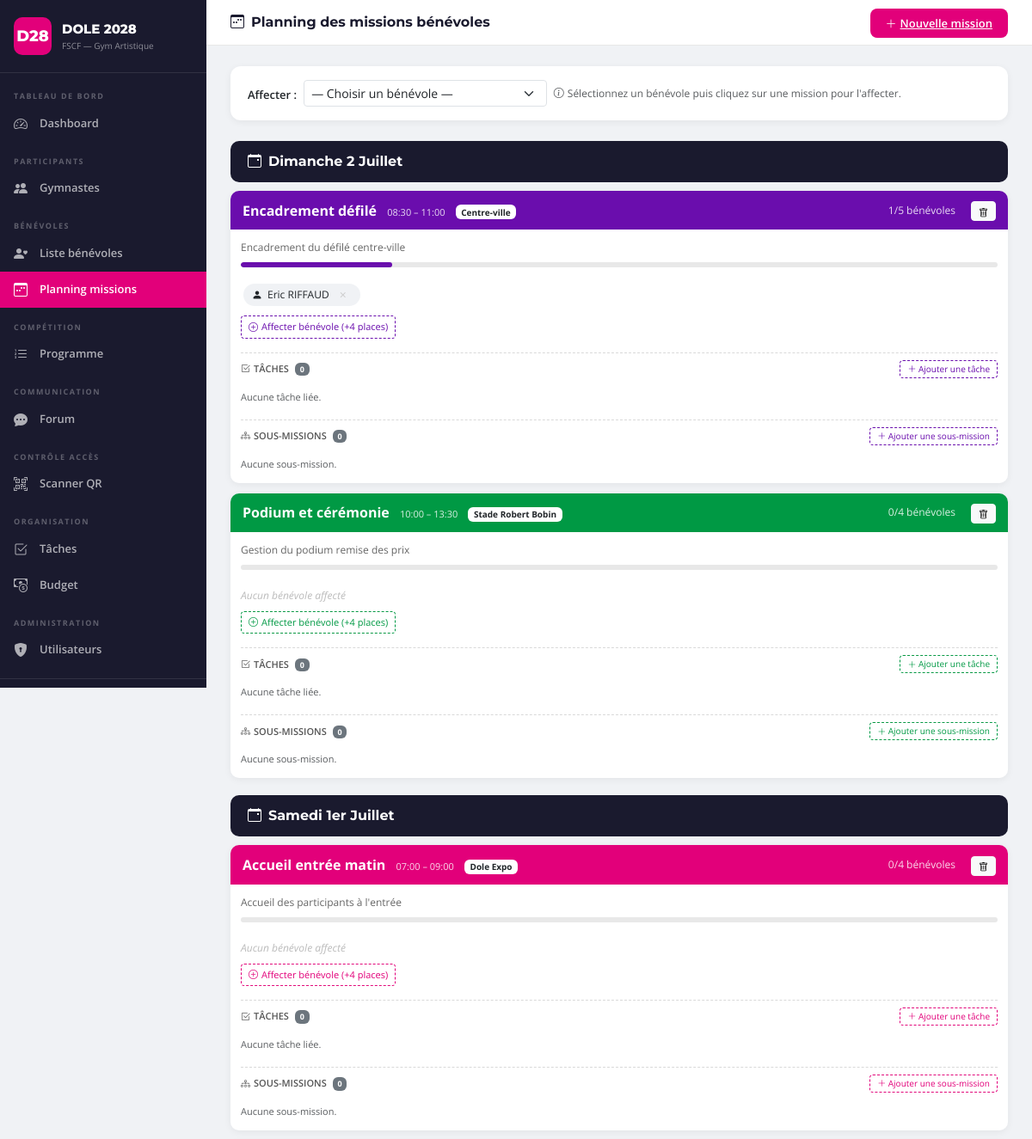
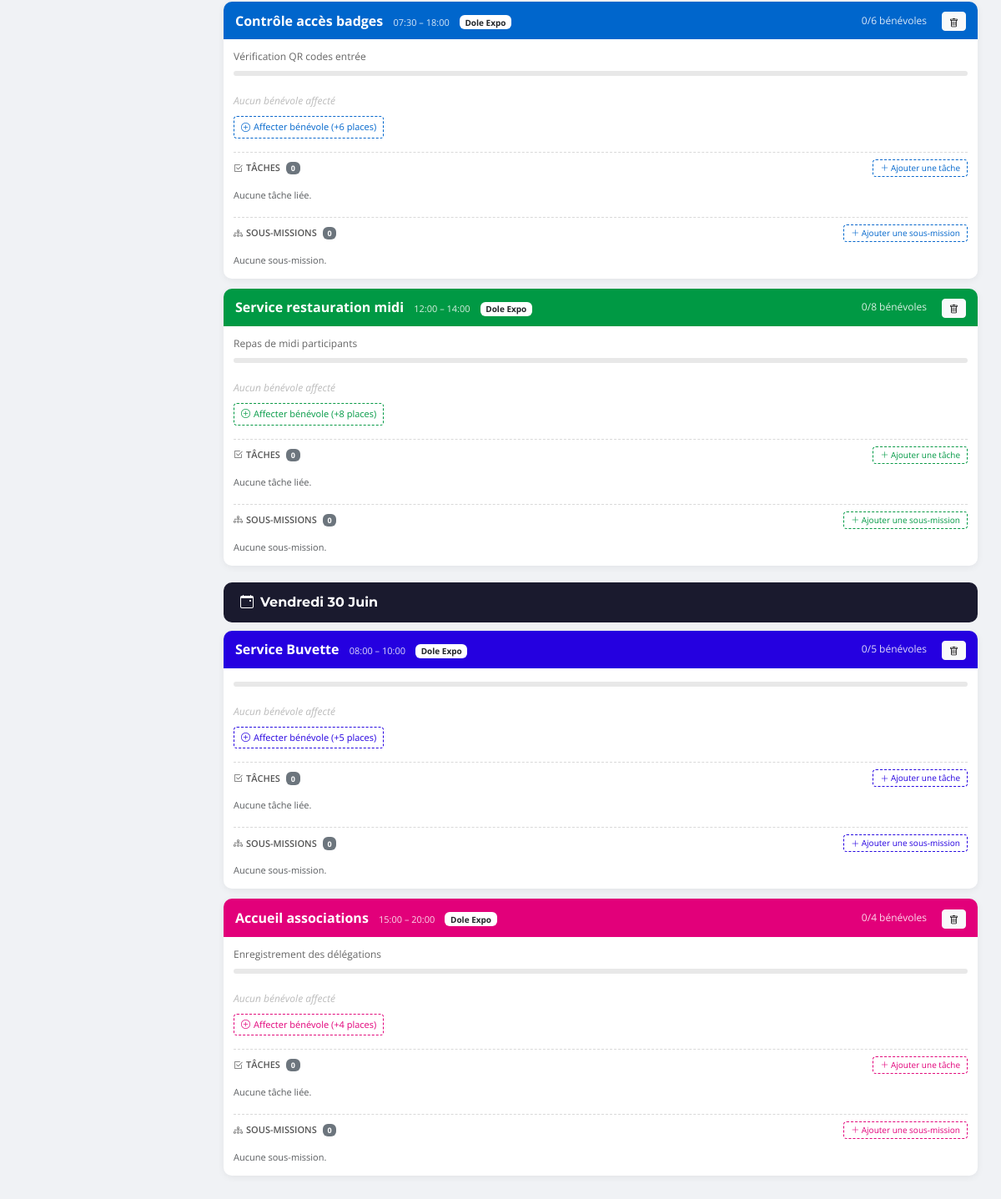
Screenshot of /planning (signed in) with the database file from the repository (2 pictures, top to bottom).
### tables this page shows
CREATE TABLE missions (
            id INTEGER PRIMARY KEY AUTOINCREMENT,
            nom TEXT NOT NULL,
            description TEXT DEFAULT '',
            site TEXT NOT NULL,
            jour TEXT NOT NULL,
            heure_debut TEXT NOT NULL,
            heure_fin TEXT NOT NULL,
            nb_places INTEGER DEFAULT 1,
            couleur TEXT DEFAULT '#E2007A'
        , parent_id INTEGER DEFAULT NULL REFERENCES missions(id));

CREATE TABLE benevoles (
            id INTEGER PRIMARY KEY AUTOINCREMENT,
            user_id INTEGER NOT NULL,
            telephone TEXT DEFAULT '',
            tshirt TEXT DEFAULT 'M',
            notes TEXT DEFAULT '',
            FOREIGN KEY (user_id) REFERENCES users(id)
        );

CREATE TABLE users (
            id INTEGER PRIMARY KEY AUTOINCREMENT,
            email TEXT UNIQUE NOT NULL,
            password_hash TEXT NOT NULL,
            nom TEXT NOT NULL,
            prenom TEXT NOT NULL,
            role TEXT NOT NULL DEFAULT 'participant',
            created_at TEXT DEFAULT (datetime('now'))
        );

### app.py (the view)
@app.route('/planning')
@login_required
def planning():
    conn = get_db()
    parent_missions = conn.execute(
        'SELECT * FROM missions WHERE parent_id IS NULL ORDER BY jour, heure_debut'
    ).fetchall()
    benevoles = conn.execute(
        'SELECT b.id,u.nom,u.prenom FROM benevoles b JOIN users u ON b.user_id=u.id ORDER BY u.nom'
    ).fetchall()
    data = []
    for m in parent_missions:
        item = _mission_item(conn, m)
        sub_missions = conn.execute(
            'SELECT * FROM missions WHERE parent_id=? ORDER BY heure_debut', (m['id'],)
        ).fetchall()
        item['sous_data'] = [_mission_item(conn, sm) for sm in sub_missions]
        data.append(item)
    conn.close()
    return render_template('planning.html', data=data, benevoles=benevoles)

### app.py (called while the page is built)
def get_db():
    conn = sqlite3.connect(DATABASE)
    conn.row_factory = sqlite3.Row
    return conn

@login_manager.user_loader
def load_user(uid):
    conn = get_db()
    row = conn.execute('SELECT * FROM users WHERE id=?', (uid,)).fetchone()
    conn.close()
    return User(row) if row else None

def _mission_item(conn, m):
    aff = conn.execute('''
        SELECT b.id,u.nom,u.prenom FROM affectations a
        JOIN benevoles b ON a.benevole_id=b.id
        JOIN users u ON b.user_id=u.id
        WHERE a.mission_id=? ORDER BY u.nom
    ''', (m['id'],)).fetchall()
    taches = conn.execute('''
        SELECT t.*,
            COUNT(st.id) total_st,
            SUM(CASE WHEN st.statut='fait' THEN 1 ELSE 0 END) done_st
        FROM taches t
        LEFT JOIN sous_taches st ON st.tache_id=t.id
        WHERE t.mission_id=?
        GROUP BY t.id
        ORDER BY CASE t.priorite WHEN 'urgente' THEN 0 WHEN 'haute' THEN 1 WHEN 'normale' THEN 2 ELSE 3 END, t.created_at
    ''', (m['id'],)).fetchall()
    return {'m': m, 'aff': aff, 'manque': m['nb_places'] - len(aff), 'taches': taches}

    @property
    def is_admin(self): return self.role == 'admin'

    @property
    def is_staff(self): return self.role in ('admin', 'responsable')

    @property
    def full_name(self): return f"{self.prenom} {self.nom}"

### templates/planning.html (shortened to what this page needs)
{% extends 'base.html' %}
{% block page_title %}<i class="bi bi-calendar3-week me-2"></i>Planning des missions bénévoles{% endblock %}
{% block topbar_actions %}
{% if current_user.is_admin %}
<a href="{{ url_for('mission_new') }}" class="btn-fscf"><i class="bi bi-plus-lg me-1"></i>Nouvelle mission</a>
{% endif %}
{% endblock %}
{% block content %}
{% if current_user.is_admin %}
<div class="fscf-card mb-4">
  <div class="fscf-card-body py-3">
    <div class="row align-items-center g-2">
      <div class="col-auto"><label class="fw-semibold" style="font-size:13px;">Affecter :</label></div>
      <div class="col-md-4">
        <select id="bev-select" class="form-select form-select-sm">
          <option value="">— Choisir un bénévole —</option>
        </select>
      </div>
      <div class="col-auto text-muted" style="font-size:12px;"><i class="bi bi-info-circle me-1"></i>Sélectionnez un bénévole puis cliquez sur une mission pour l'affecter.</div>
    </div>
  </div>
</div>
{% endif %}
{% if data %}
  {% set days = data|map(attribute='m')|map(attribute='jour')|unique|list %}
  {% for day in days %}
  <div class="prog-day-header">
    <i class="bi bi-calendar-event me-2"></i>{{ day }}
  </div>
  {% for item in data %}
  {% if item.m.jour == day %}
  <div class="mission-card" id="mc-{{ item.m.id }}">
    <div class="mission-header" style="background:{{ item.m.couleur }};">
      <div class="flex-grow-1">
        <strong>{{ item.m.nom }}</strong>
        <span class="ms-2" style="font-size:11px;opacity:.85;">{{ item.m.heure_debut }} – {{ item.m.heure_fin }}</span>
        <span class="ms-2 badge bg-white text-dark" style="font-size:10px;">{{ item.m.site }}</span>
      </div>
      <span style="font-size:12px;opacity:.85;">{{ item.aff|length }}/{{ item.m.nb_places }} bénévoles</span>
      {% if current_user.is_admin %}
      <form method="POST" action="{{ url_for('mission_delete', id=item.m.id) }}" class="ms-2" onsubmit="return confirm('Supprimer cette mission ?')">
        <button type="submit" class="btn btn-sm btn-light py-0" title="Supprimer"><i class="bi bi-trash" style="font-size:11px;"></i></button>
      </form>
      {% endif %}
    </div>
    <div class="mission-body">
      {% if item.m.description %}<div style="font-size:12px;color:#666;margin-bottom:8px;">{{ item.m.description }}</div>{% endif %}
      <div class="progress-bar-sm mb-3">
        <div class="progress-fill" style="width:{{ [(item.aff|length / item.m.nb_places * 100)|int, 100]|min }}%;background:{{ item.m.couleur }};"></div>
      </div>
      <div id="chips-{{ item.m.id }}">
        {% for a in item.aff %}
        <span class="benevole-chip">
          <i class="bi bi-person-fill" style="font-size:12px;"></i>
          {{ a.prenom }} {{ a.nom }}
          {% if current_user.is_admin %}
          <button class="remove-btn" onclick="retirer({{ a.id }}, {{ item.m.id }})" title="Retirer">×</button>
          {% endif %}
        </span>
        {% endfor %}
        {% if not item.aff %}<span class="slot-empty">Aucun bénévole affecté</span>{% endif %}
      </div>
      {% if current_user.is_admin and item.manque > 0 %}
      <button class="btn btn-sm mt-2" style="border:1px dashed {{ item.m.couleur }};color:{{ item.m.couleur }};font-size:11px;"
              onclick="affecter({{ item.m.id }})">
        <i class="bi bi-plus-circle me-1"></i>Affecter bénévole (+{{ item.manque }} place{{ 's' if item.manque > 1 }})
      </button>
      {% endif %}
      {% if current_user.is_admin %}
      <div class="mt-3 pt-2" style="border-top:1px dashed rgba(0,0,0,.15);">
        <div class="d-flex align-items-center justify-content-between mb-2">
          <small class="fw-semibold" style="font-size:11px;color:#555;">
            <i class="bi bi-check2-square me-1"></i>TÂCHES
            <span class="badge bg-secondary ms-1" style="font-size:9px;">{{ item.taches|length }}</span>
          </small>
          <a href="{{ url_for('tache_new', mission=item.m.id) }}"
             class="btn btn-sm"
             style="font-size:10px;padding:2px 8px;border:1px dashed {{ item.m.couleur }};color:{{ item.m.couleur }};">
            <i class="bi bi-plus-lg"></i> Ajouter une tâche
          </a>
        </div>
        {% set p_colors = {'urgente':'danger','haute':'warning','normale':'primary','basse':'secondary'} %}
        {% if item.taches %}
        <div class="d-flex flex-column gap-1 mb-1">
        {% for t in item.taches %}
        <a href="{{ url_for('tache_detail', id=t.id) }}"
           class="text-decoration-none d-flex align-items-center gap-2 px-2 py-1 rounded"
           style="background:rgba(0,0,0,.04);font-size:12px;">
          <span class="badge bg-{{ p_colors[t.priorite] }}" style="font-size:8px;min-width:42px;">{{ t.priorite }}</span>
          <span class="flex-grow-1 text-dark {% if t.statut == 'termine' %}text-decoration-line-through text-muted{% endif %}">{{ t.titre }}</span>
          {% if t.total_st and t.total_st > 0 %}
          <span class="text-muted text-nowrap" style="font-size:10px;">{{ t.done_st }}/{{ t.total_st }} <i class="bi bi-check2-all"></i></span>
          {% endif %}
          <i class="bi bi-chevron-right text-muted" style="font-size:10px;"></i>
        </a>
        {% endfor %}
        </div>
        {% else %}
        <small class="text-muted" style="font-size:11px;">Aucune tâche liée.</small>
        {% endif %}
      </div>
      <div class="mt-3 pt-2" style="border-top:1px dashed rgba(0,0,0,.15);">
        <div class="d-flex align-items-center justify-content-between mb-2">
          <small class="fw-semibold" style="font-size:11px;color:#555;">
            <i class="bi bi-diagram-3 me-1"></i>SOUS-MISSIONS
            <span class="badge bg-secondary ms-1" style="font-size:9px;">{{ item.sous_data|length }}</span>
          </small>
          <a href="{{ url_for('mission_new', parent=item.m.id) }}"
             class="btn btn-sm"
             style="font-size:10px;padding:2px 8px;border:1px dashed {{ item.m.couleur }};color:{{ item.m.couleur }};">
            <i class="bi bi-plus-lg"></i> Ajouter une sous-mission
          </a>
        </div>
        {% if not item.sous_data %}
        <small class="text-muted" style="font-size:11px;">Aucune sous-mission.</small>
        {% endif %}
      </div>
      {% endif %}
    </div>
  </div>
  {% endif %}
  {% endfor %}
  {% endfor %}
{% else %}
<div class="text-center py-5 text-muted"><i class="bi bi-calendar-x fs-1 d-block mb-3"></i>Aucune mission créée.</div>
{% endif %}
{% endblock %}

### templates/base.html (shortened to what this page needs)
<!DOCTYPE html>
<html lang="fr">
<head>
<link href="https://cdn.jsdelivr.net/npm/bootstrap@5.3.3/dist/css/bootstrap.min.css" rel="stylesheet">
<link href="https://cdn.jsdelivr.net/npm/bootstrap-icons@1.11.3/font/bootstrap-icons.css" rel="stylesheet">
<link href="{{ url_for('static', filename='css/style.css') }}" rel="stylesheet">
</head>
<body>
{% if current_user.is_authenticated %}
<div class="sidebar">
  <div class="sidebar-brand">
    <div class="brand-logo">D28</div>
    <div>
      <div class="brand-title">DOLE 2028</div>
      <div class="brand-sub">FSCF — Gym Artistique</div>
    </div>
  </div>
  <nav class="sidebar-nav">
    <div class="nav-section">Tableau de bord</div>
    <a href="{{ url_for('dashboard') }}" class="nav-link {% if request.endpoint=='dashboard' %}active{% endif %}">
      <i class="bi bi-speedometer2"></i> Dashboard
    </a>
    <div class="nav-section mt-2">Participants</div>
    <a href="{{ url_for('participants_list') }}" class="nav-link {% if 'participant' in request.endpoint %}active{% endif %}">
      <i class="bi bi-people-fill"></i> Gymnastes
    </a>
    <div class="nav-section mt-2">Bénévoles</div>
    <a href="{{ url_for('benevoles_list') }}" class="nav-link {% if request.endpoint=='benevoles_list' or request.endpoint=='benevole_new' or request.endpoint=='benevole_edit' %}active{% endif %}">
      <i class="bi bi-person-heart"></i> Liste bénévoles
    </a>
    <a href="{{ url_for('planning') }}" class="nav-link {% if request.endpoint=='planning' %}active{% endif %}">
      <i class="bi bi-calendar3-week"></i> Planning missions
    </a>
    <div class="nav-section mt-2">Compétition</div>
    <a href="{{ url_for('programme') }}" class="nav-link {% if 'programme' in request.endpoint %}active{% endif %}">
      <i class="bi bi-list-ol"></i> Programme
    </a>
    <div class="nav-section mt-2">Communication</div>
    <a href="{{ url_for('forum') }}" class="nav-link {% if 'forum' in request.endpoint %}active{% endif %}">
      <i class="bi bi-chat-dots-fill"></i> Forum
    </a>
    <div class="nav-section mt-2">Contrôle accès</div>
    <a href="{{ url_for('scanner') }}" class="nav-link {% if request.endpoint=='scanner' %}active{% endif %}">
      <i class="bi bi-qr-code-scan"></i> Scanner QR
    </a>
    {% if current_user.is_staff %}
    <div class="nav-section mt-2">Organisation</div>
    <a href="{{ url_for('taches_list') }}" class="nav-link {% if 'tache' in request.endpoint %}active{% endif %}">
      <i class="bi bi-check2-square"></i> Tâches
    </a>
    <a href="{{ url_for('budget_list') }}" class="nav-link {% if 'budget' in request.endpoint %}active{% endif %}">
      <i class="bi bi-cash-coin"></i> Budget
    </a>
    {% endif %}
    {% if current_user.is_admin %}
    <div class="nav-section mt-2">Administration</div>
    <a href="{{ url_for('admin') }}" class="nav-link {% if request.endpoint=='admin' %}active{% endif %}">
      <i class="bi bi-shield-lock-fill"></i> Utilisateurs
    </a>
    {% endif %}
  </nav>
  <div class="sidebar-footer">
  </div>
</div>
<div class="main-content">
  <div class="topbar">
    <h5 class="topbar-title">{% block page_title %}{% endblock %}</h5>
    <div class="topbar-actions">{% block topbar_actions %}{% endblock %}</div>
  </div>
  <div class="content-area">
    {% block content %}{% endblock %}
  </div>
</div>
{% else %}
{% block auth_content %}{% endblock %}
{% endif %}
</body>
</html>

### static/css/style.css (style rules this page uses)
:root { --pink: #E2007A; --navy: #1a1a2e; --blue: #0066CC; --green: #009944; --sidebar-w: 240px; }
* { box-sizing: border-box; }
body { font-family: 'Open Sans', sans-serif; background: #f0f2f5; margin: 0; }
.sidebar { width: var(--sidebar-w); height: 100vh; position: fixed; top: 0; left: 0; background: var(--navy); display: flex; flex-direction: column; overflow-y: auto; z-index: 100; }
.sidebar-brand { display: flex; align-items: center; gap: 12px; padding: 20px 16px; border-bottom: 1px solid rgba(255,255,255,.1); }
.brand-logo { background: var(--pink); color: white; font-family: 'Montserrat', sans-serif; font-weight: 800; font-size: 18px; width: 44px; height: 44px; border-radius: 10px; display: flex; align-items: center; justify-content: center; flex-shrink: 0; }
.brand-title { font-family: 'Montserrat', sans-serif; font-weight: 800; color: white; font-size: 15px; }
.brand-sub { color: rgba(255,255,255,.5); font-size: 10px; }
.sidebar-nav { flex: 1; padding: 12px 0; }
.nav-section { font-size: 9px; font-weight: 700; letter-spacing: 1.5px; text-transform: uppercase; color: rgba(255,255,255,.3); padding: 8px 16px 4px; }
.sidebar-nav .nav-link { display: flex; align-items: center; gap: 10px; padding: 9px 16px; color: rgba(255,255,255,.65); font-size: 13px; font-weight: 600; border-radius: 0; transition: all .15s; }
.sidebar-nav .nav-link.active { color: white; background: var(--pink); }
.sidebar-nav .nav-link i { font-size: 16px; width: 20px; }
.sidebar-footer { padding: 14px 16px; border-top: 1px solid rgba(255,255,255,.1); display: flex; align-items: center; gap: 10px; }
.main-content { margin-left: var(--sidebar-w); min-height: 100vh; }
.topbar { background: white; padding: 14px 28px; border-bottom: 1px solid #e8e8e8; display: flex; align-items: center; justify-content: space-between; position: sticky; top: 0; z-index: 50; }
.topbar-title { font-family: 'Montserrat', sans-serif; font-weight: 700; color: var(--navy); margin: 0; font-size: 16px; }
.content-area { padding: 24px 28px; }
.fscf-card { background: white; border-radius: 12px; box-shadow: 0 2px 8px rgba(0,0,0,.06); overflow: hidden; }
.fscf-card-body { padding: 20px; }
.btn-fscf { background: var(--pink); color: white; border: none; border-radius: 8px; padding: 8px 18px; font-weight: 600; font-size: 13px; cursor: pointer; transition: background .15s; }
.mission-card { border-radius: 10px; overflow: hidden; margin-bottom: 12px; box-shadow: 0 2px 8px rgba(0,0,0,.06); }
.mission-header { color: white; padding: 10px 14px; display: flex; align-items: center; gap: 10px; }
.mission-body { background: white; padding: 12px; }
.benevole-chip { display: inline-flex; align-items: center; gap: 6px; background: #f0f2f5; border-radius: 20px; padding: 4px 10px; font-size: 12px; margin: 3px; }
.benevole-chip .remove-btn { color: #ccc; cursor: pointer; font-size: 14px; border: none; background: none; line-height: 1; }
.slot-empty { color: #bbb; font-size: 12px; font-style: italic; }
.progress-bar-sm { height: 6px; border-radius: 3px; background: #e8e8e8; overflow: hidden; margin-top: 4px; }
.progress-fill { height: 100%; background: var(--pink); border-radius: 3px; transition: width .3s; }
.prog-day-header { background: var(--navy); color: white; padding: 12px 20px; border-radius: 10px; margin: 20px 0 10px; font-family: 'Montserrat', sans-serif; font-weight: 700; }

### rows the page displays
missions: jour "Dimanche 2 Juillet", m.nom "Encadrement défilé", m.heure_debut "08:30", m.heure_fin "11:00", m.site "Centre-ville", aff|length "1" "0", m.nb_places "5", m.description "Encadrement du défilé centre-ville", manque "4" "4", manque "s" "s", taches|length "0" "0", sous_data|length "0" "0"
benevoles: prenom "Eric", nom "RIFFAUD"
missions: m.nom "Podium et cérémonie", m.heure_debut "10:00", m.heure_fin "13:30", m.site "Stade Robert Bobin", m.nb_places "4", m.description "Gestion du podium remise des prix"
missions: jour "Samedi 1er Juillet", m.nom "Accueil entrée matin", m.heure_debut "07:00", m.heure_fin "09:00", m.site "Dole Expo", aff|length "0" "0" "0", m.nb_places "4", m.description "Accueil des participants à l'entrée", manque "4" "6" "8", manque "s" "s" "s", taches|length "0" "0" "0", sous_data|length "0" "0" "0"
missions: m.nom "Contrôle accès badges", m.heure_debut "07:30", m.heure_fin "18:00", m.site "Dole Expo", m.nb_places "6", m.description "Vérification QR codes entrée"
missions: m.nom "Service restauration midi", m.heure_debut "12:00", m.heure_fin "14:00", m.site "Dole Expo", m.nb_places "8", m.description "Repas de midi participants"
missions: jour "Vendredi 30 Juin", m.nom "Service Buvette", m.heure_debut "08:00", m.heure_fin "10:00", m.site "Dole Expo", aff|length "0" "0", m.nb_places "5", manque "5" "4", manque "s" "s", taches|length "0" "0", sous_data|length "0" "0"
missions: m.nom "Accueil associations", m.heure_debut "15:00", m.heure_fin "20:00", m.site "Dole Expo", m.nb_places "4", m.description "Enregistrement des délégations"
